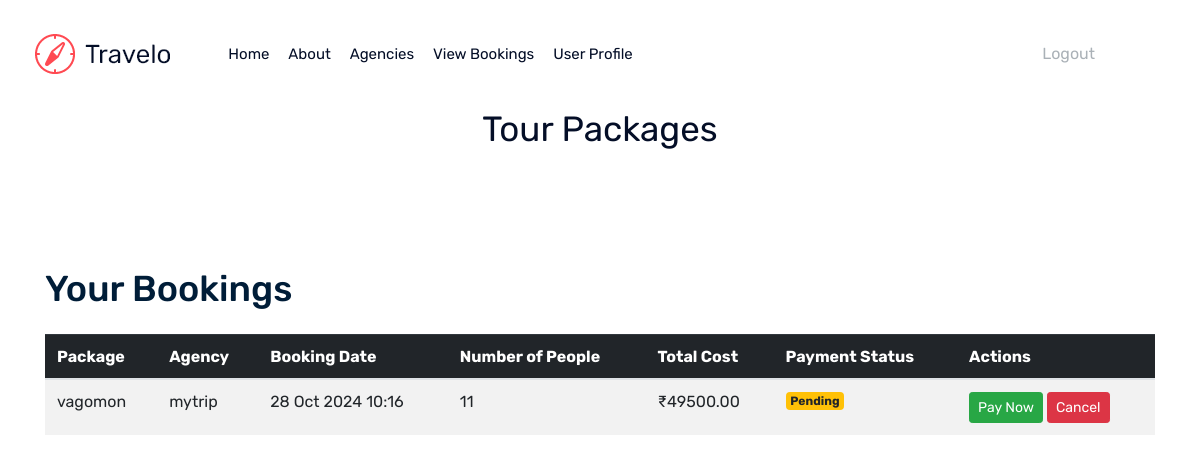
Screenshot of /user_bookings (signed in) with the database file from the repository.
### travelapp/models.py (models this page shows, shortened)
class Booking(models.Model):
    user = models.ForeignKey(User, on_delete=models.CASCADE)
    tour_package = models.ForeignKey(TourPackage, on_delete=models.CASCADE)
    booking_date = models.DateTimeField(auto_now_add=True)
    num_people = models.PositiveIntegerField()
    total_cost = models.DecimalField(max_digits=10, decimal_places=2)
    payment_status = models.CharField(max_length=50, choices=[
        ('Pending', 'Pending'),
        ('Paid', 'Paid'),
        ('Cancelled', 'Cancelled')
    ], default='Pending')

class TourPackage(models.Model):
    agency = models.ForeignKey(TravelAgency, on_delete=models.CASCADE, related_name="packages")
    title = models.CharField(max_length=255)
    description = models.TextField()
    price = models.DecimalField(max_digits=10, decimal_places=2)
    availability = models.IntegerField()
    start_date = models.DateField()
    end_date = models.DateField()
    package_image = models.ImageField(upload_to='package_images/', blank=True, null=True)
    vehicles = models.ManyToManyField(Vehicle, related_name="tour_packages")
    routes = models.ManyToManyField(Route, related_name="tour_packages")

class TravelAgency(models.Model):
    owner = models.OneToOneField(User, on_delete=models.CASCADE, related_name="agency")
    agency_image = models.ImageField(upload_to='agency/', blank=True, null=True)
    name = models.CharField(max_length=255)
    address = models.TextField()
    contact_email = models.EmailField()
    contact_number = models.CharField(max_length=20)
    website = models.URLField(blank=True, null=True)
    is_approved = models.BooleanField(default=False)
    approved_on = models.DateTimeField(blank=True, null=True)

### travelapp/views.py (the view)
# urls.py: path('user_bookings', user_bookings, name='user_bookings'),
@login_required
def user_bookings(request):
    bookings = Booking.objects.filter(user=request.user).select_related('tour_package__agency')
    return render(request, 'user/user_bookings.html', {'bookings': bookings})

### travelapp/templates/user/user_bookings.html (shortened to what this page needs)
{% load static %}
  {% if user.is_authenticated %}
  {% if user.agency %}
      {% include 'agency/header.html' %}
  {% elif user.is_staff %}
      {% include 'travelAdmin/header.html' %}
  {% else %}
      {% include 'user/header.html' %}
  {% endif %}
 {% else %}
  {% include 'header.html' %}
 {% endif %}
  {% include 'user/commonDestinations.html' %}
  <div class="container mt-5">
    <h1 class="mb-4">Your Bookings</h1>
    {% if bookings %}
        <div class="table-responsive">
            <table class="table table-striped table-hover">
                <thead class="table-dark">
                    <tr>
                        <th>Package</th>
                        <th>Agency</th>
                        <th>Booking Date</th>
                        <th>Number of People</th>
                        <th>Total Cost</th>
                        <th>Payment Status</th>
                        <th>Actions</th>
                    </tr>
                </thead>
                <tbody>
                    {% for booking in bookings %}
                        <tr>
                            <td>{{ booking.tour_package.title }}</td>
                            <td>{{ booking.tour_package.agency.name }}</td>
                            <td>{{ booking.booking_date|date:"d M Y H:i" }}</td>
                            <td>{{ booking.num_people }}</td>
                            <td>₹{{ booking.total_cost }}</td>
                            <td>
                                <span class="badge
                                    {% if booking.payment_status == 'Paid' %}
                                        bg-success
                                    {% elif booking.payment_status == 'Pending' %}
                                        bg-warning
                                    {% else %}
                                        bg-danger
                                    {% endif %}
                                ">
                                    {{ booking.payment_status }}
                                </span>
                            </td>
                            <td>
                                {% if booking.payment_status == 'Pending' %}
                                    <a href="{% url 'pay_booking' booking.id %}" class="btn btn-success btn-sm">Pay Now</a>
                                    <a href="{% url 'cancel_booking' booking.id %}" class="btn btn-danger btn-sm">Cancel</a>
                                {% else %}
                                    <button class="btn btn-secondary btn-sm" disabled>No Action</button>
                                {% endif %}
                            </td>
                        </tr>
                    {% endfor %}
                </tbody>
            </table>
        </div>
    {% else %}
        <div class="alert alert-info">
            <p>You have no bookings.</p>
        </div>
    {% endif %}
</div>

### rows the page displays
Booking: tour_package "vagomon", tour_package.agency.name "mytrip", booking_date "28 Oct 2024 10:16", num_people "11", total_cost "49500.00", payment_status "Pending", shows "Pay Now"
